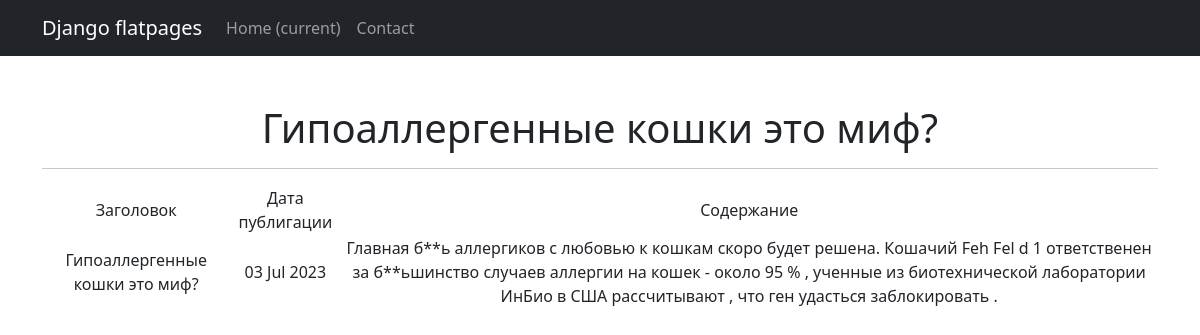
/post/1, run on the app's committed database.
### news/models.py (models this page shows, shortened)
class Post(models.Model):
    ART = 'С'
    NEWS = 'Н'
    TYPES = [(ART, 'Статья'), (NEWS, 'Новость')]
    author = models.ForeignKey(Author, on_delete=models.CASCADE)
    post_type = models.CharField(max_length=15, choices=TYPES)
    time_create = models.DateTimeField(auto_now_add=True)
    post_category = models.ManyToManyField(Category)
    title = models.CharField(max_length=120)
    text = models.TextField()
    rating = models.IntegerField(default=0)
    def __str__(self):
        return self.title

### news/views.py (the view)
# urls.py: path('<int:pk>', PostDetail.as_view()),
class PostDetail(DetailView):
    model = Post
    template_name = 'post_detail.html'
    context_object_name = 'post_detail'

### news/templatetags/custom_filters.py (called while the page is built)
@register.filter()
def censor(value):
    if not isinstance(value, str):
        raise TypeError()
    for word in value.split():
        if word in censu:
            value = value.replace(word, f"{word[0]}{'*' * (len(word) - 2)}{word[-1]}")
    return value

### templates/post_detail.html (shortened to what this page needs)
{% extends 'flatpages/default.html' %}
{% load custom_filters %}
{% block content %}
<h1>{{post_detail}}</h1>
<hr>
    {% if post_detail %}
        <table>
            <tr>
                <td>
                    Заголовок
                </td>
                <td>
                    Дата публигации
                </td>
                <td>
                    Cодержание
                </td>
            </tr>
            <tr>
                <td>{{post_detail.title|censor}}</td>
                <td>{{post_detail.time_create|date:'d M Y'}}</td>
                <td>{{post_detail.text|censor}}</td>
            </tr>
        </table>
    {% endif %}
{% endblock content %}

### data on the page
Post: title "Гипоаллергенные кошки это миф?", title|censor "Гипоаллергенные кошки это миф?", time_create "03 Jul 2023", text|censor "Главная б**ь аллергиков с любовью к кошкам скоро будет решена. Кошачий Feh Fel d 1 ответственен за б**ьшинство случаев аллергии на кошек - около 95 % , ученные из биотехнической лаборатории ИнБио в США рассчитывают , что ген удасться заблокировать ."
